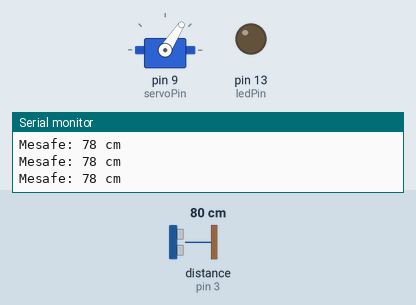
This sketch was run on a simulated Arduino Uno, built with avr-gcc and run on an emulated ATmega328P. Parts: servo, output pins drawn as LEDs (lit = HIGH), the last lines printed to the serial monitor. Wiring (inferred from the names in the program): ultrasonic range finder: trigger pin 2; echo pin 3. Dashed ring = blinking. Inputs (shaded band) come from the test bench; at power-on: distance to the obstacle (sensor on pin 3) 80 cm. The echo pulse lasts 58.3 µs per cm; pins used as bus, display or sensor lines are not drawn.

Above: at 1.2 s.
1.3 s: distance to the obstacle (sensor on pin 3) set to 2 cm
At 1.7 s:
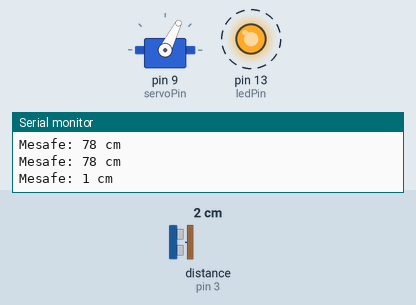
4.3 s: distance to the obstacle (sensor on pin 3) set to 35 cm
At 5.2 s:
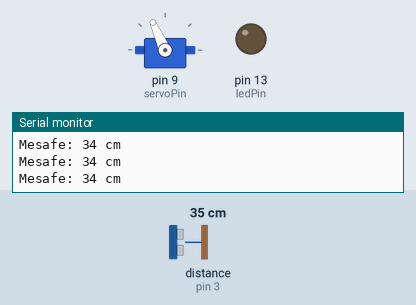
7.3 s: distance to the obstacle (sensor on pin 3) set to 27 cm
At 7.7 s:
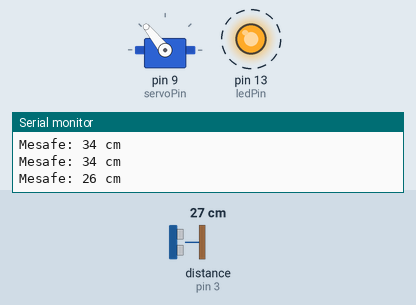
10.3 s: distance to the obstacle (sensor on pin 3) set to 183 cm
At 11.1 s:
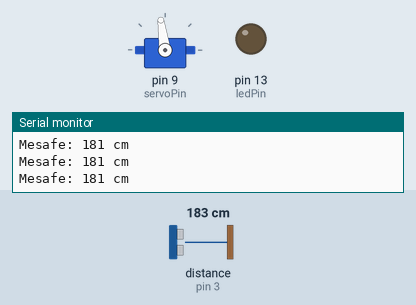
13.3 s: distance to the obstacle (sensor on pin 3) set to 4 cm
At 13.7 s:
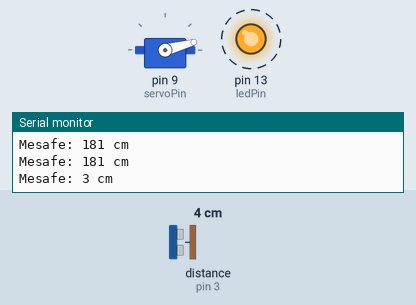
Timing chart, 0 to 52.4 s (numbered marks = the images above; inputs shaded):
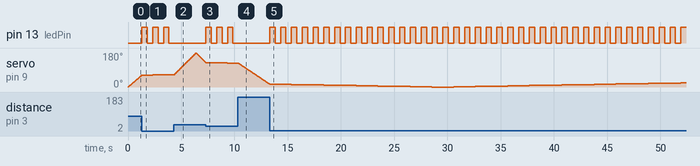

The sketch:

sr04ledservo.ino
```cpp
#include <Servo.h>

Servo myServo; // Servo nesnesini tanımlayın
int ledPin = 13; // LED için pin
int servoPin = 9; // Servo motoru için pin
int trigPin = 2; // HC-SR04 Trig pin
int echoPin = 3; // HC-SR04 Echo pin
int angle = 0; // Servo açısı
const int ledDelay = 500; // LED yanıp sönme süresi
const int threshold = 30; // Mesafe eşiği (cm)

void setup() {
    myServo.attach(servoPin); // Servo motor pinini ayarla
    pinMode(ledPin, OUTPUT); // LED pinini çıkış olarak ayarla
    pinMode(trigPin, OUTPUT); // Trig pinini çıkış olarak ayarla
    pinMode(echoPin, INPUT); // Echo pinini giriş olarak ayarla
    Serial.begin(9600); // Serial iletişimini başlat
}

void loop() {
    // Servo motoru döndür
    for (angle = 0; angle <= 180; angle += 1) {
        myServo.write(angle); // Servo motor açıyı ayarla
        delay(15); // Motorun hareket etmesi için bekle
        checkDistance(); // Mesafeyi kontrol et
    }
    for (angle = 180; angle >= 0; angle -= 1) {
        myServo.write(angle); // Servo motor açıyı ayarla
        delay(15); // Motorun hareket etmesi için bekle
        checkDistance(); // Mesafeyi kontrol et
    }
}

void checkDistance() {
    // HC-SR04 ile mesafe ölçümü
    digitalWrite(trigPin, LOW);
    delayMicroseconds(2);
    digitalWrite(trigPin, HIGH);
    delayMicroseconds(10);
    digitalWrite(trigPin, LOW);

    long duration = pulseIn(echoPin, HIGH);
    int distance = duration * 0.034 / 2; // Mesafe cm cinsinden
    Serial.print("Mesafe: ");
    Serial.print(distance);
    Serial.println(" cm");

    // Mesafeye göre LED'i kontrol et
    if (distance < threshold) { // Eğer mesafe 30 cm'den azsa
        blinkLED(); // LED'i yanıp söndür
    } else {
        digitalWrite(ledPin, LOW); // LED'i kapat
    }
}

void blinkLED() {
    digitalWrite(ledPin, HIGH); // LED'i yak
    delay(ledDelay); // Belirtilen süre kadar bekle
    digitalWrite(ledPin, LOW); // LED'i kapat
    delay(ledDelay); // Belirtilen süre kadar bekle
}
```

Measured:
- the behaviour switches between 31 and 30 cm on distance to the obstacle (sensor on pin 3) (found by bisection; images 2 and 3)
- after the input at 1.3 s, pin 13 (ledPin): alternates HIGH for 0.50 s and LOW for 0.52 s, starting at once
- after the input at 4.3 s, pin 13 (ledPin): stops changing and stays LOW
- after the input at 7.3 s, pin 13 (ledPin): alternates HIGH for 0.50 s and LOW for 0.52 s, starting at once
- after the input at 10.3 s, pin 13 (ledPin): stops changing and stays LOW
- after the input at 13.3 s, pin 13 (ledPin): alternates HIGH for 0.50 s and LOW for 0.52 s, starting at once
